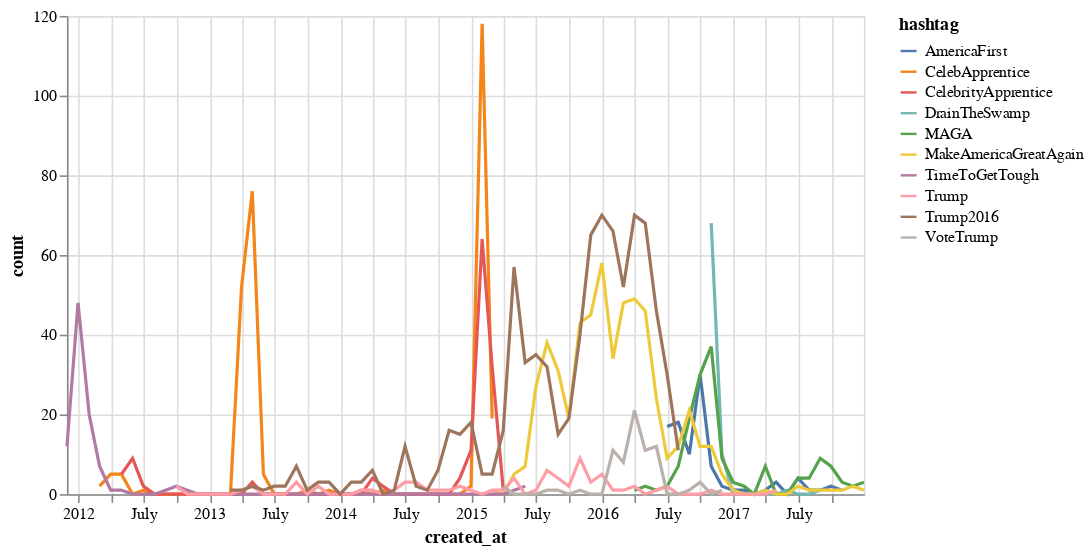

Notebook cell for this chart:
### Markdown cell above
### Create the following visualization (15 points) and write any observations about the plot (5 points).
<img src="assets/example_plot_1.png" alt="Drawing" style="width: 500px;"/>

### Code cell
import pandas as pd
import altair as alt 
import json
import os
import pandas as pd

def create_hashtag_viz(most_used_hashtags):
    """
    15 points
    Create the visualization shown above using the top 10 hashtags
    Use the most_used_hashtags dataframe
    """
    
    chart = alt.Chart(most_used_hashtags).mark_line() \
               .encode(x = 'created_at:T',
                       y = 'count:Q',
                       color = 'hashtag:N') \
               .properties(width=500,height=300)
    
    display(chart)

df = create_hashtag_df()
m_df = most_used_hashtags(10, df)
create_hashtag_viz(m_df)

### Figure 1 — Vega-Lite specification as saved in the notebook (floating-point values rounded to 4 significant figures; data arrays with more than 128 entries replaced by an {"elided": "..."} marker saying what was removed)
{"config": {"view": {"continuousWidth": 400, "continuousHeight": 300}}, "data": {"name": "data-e6e315df2e5b0c72a944a0c2498f4dc5"}, "mark": "line", "encoding": {"color": {"type": "nominal", "field": "hashtag"}, "x": {"type": "temporal", "field": "created_at"}, "y": {"type": "quantitative", "field": "count"}}, "height": 300, "width": 500, "$schema": "https://vega.github.io/schema/vega-lite/v4.8.1.json", "datasets": {"data-e6e315df2e5b0c72a944a0c2498f4dc5": {"elided": "320 records"}}}
